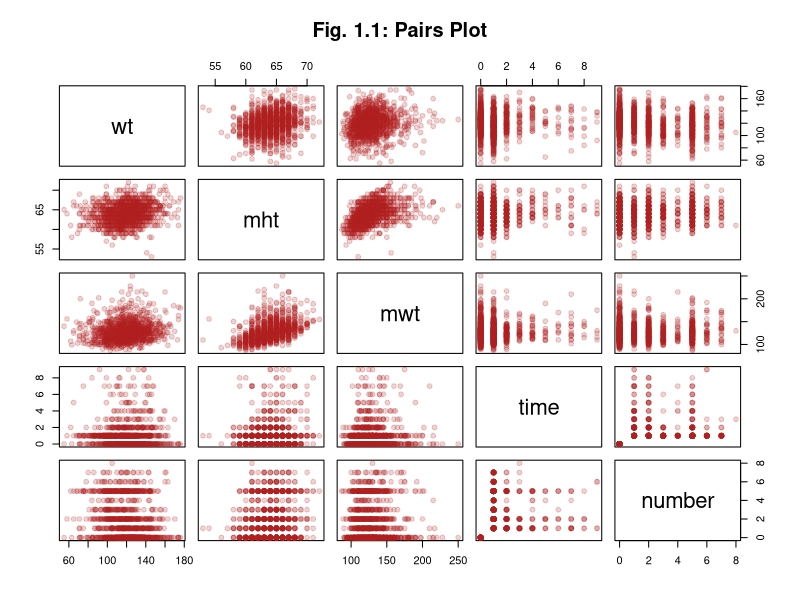
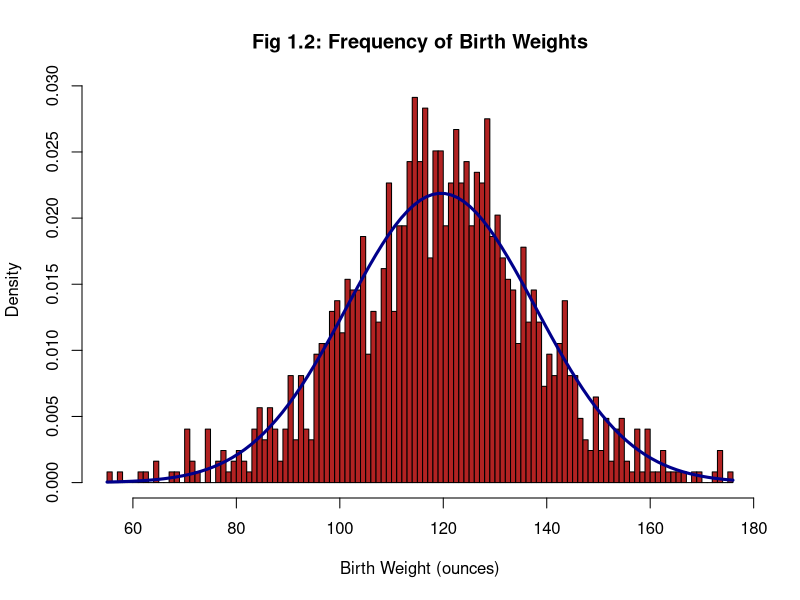
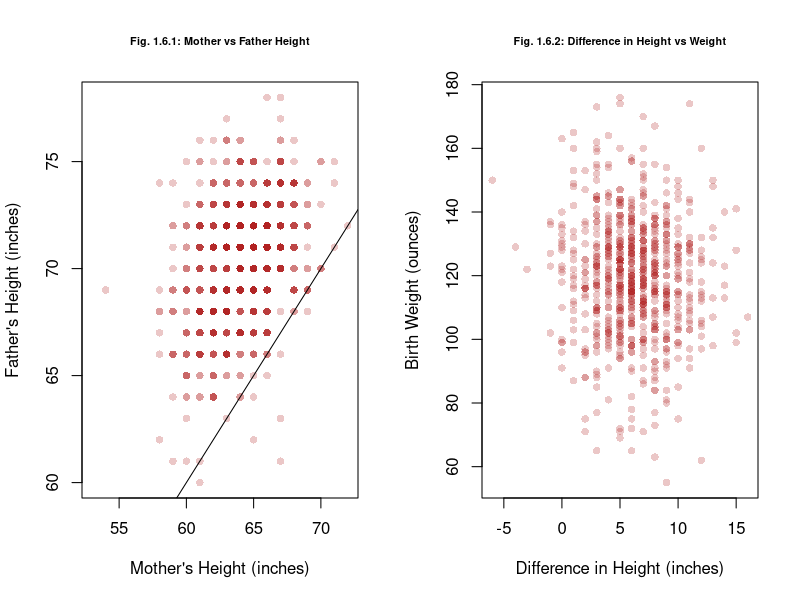
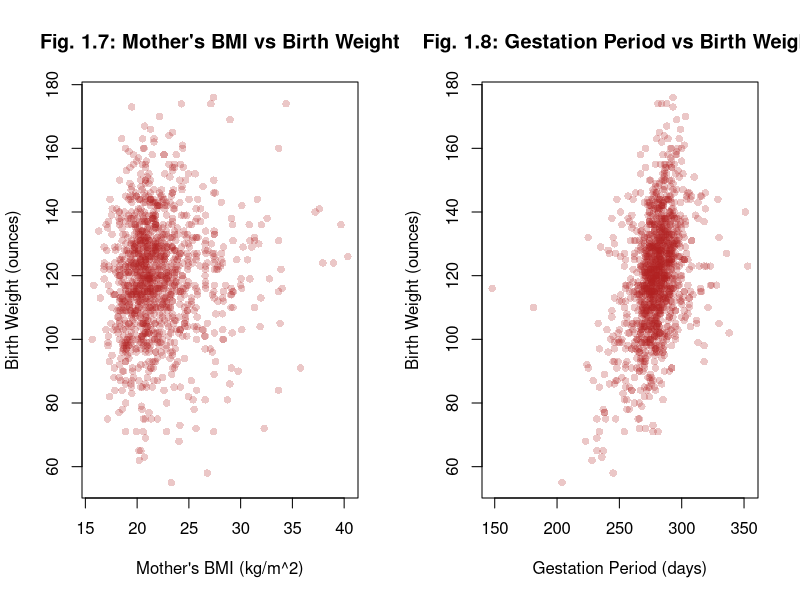
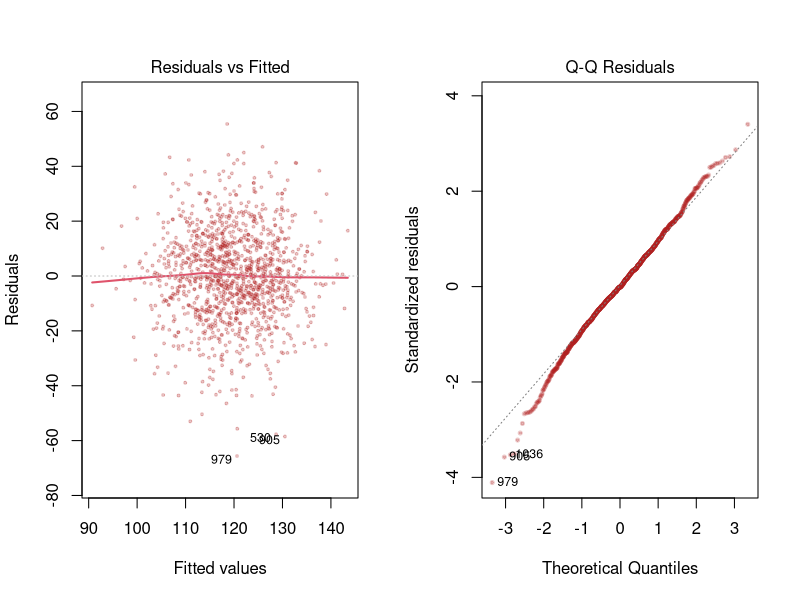
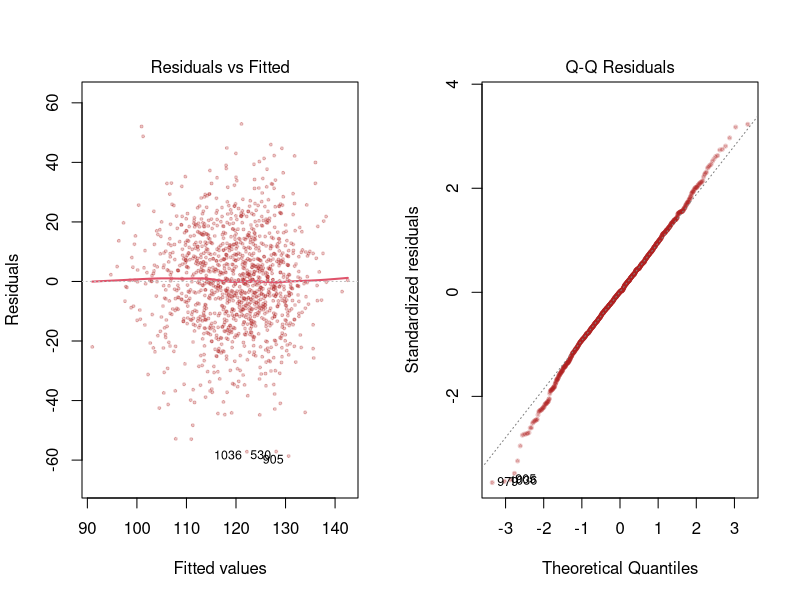
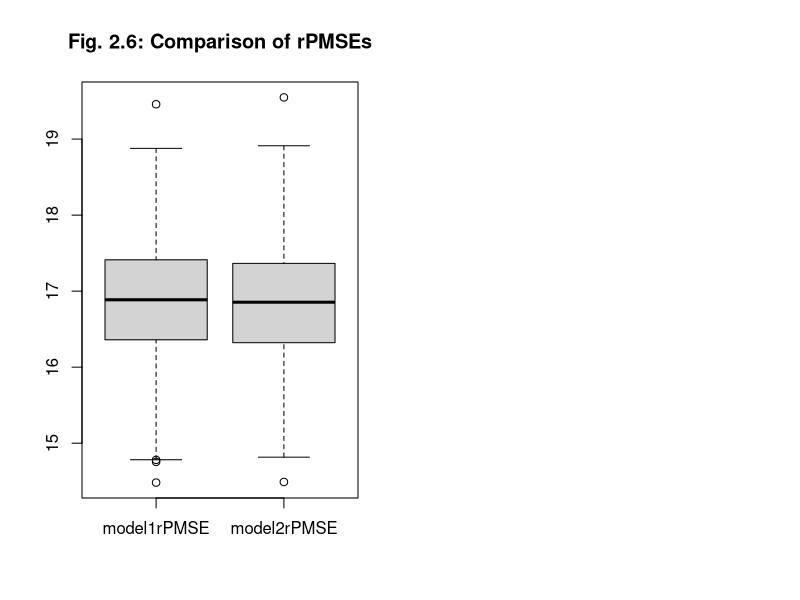
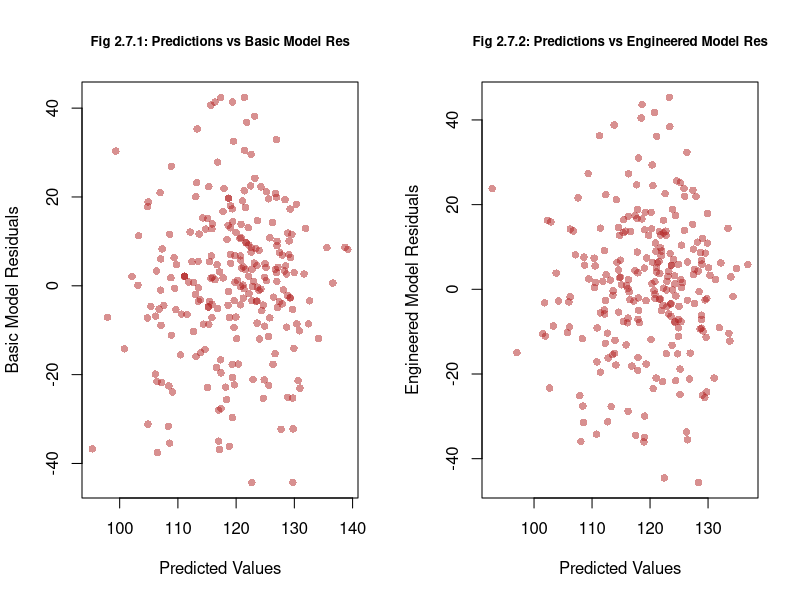

Source code (R) for these figures, in order:
## ---- chunk 1
# Knitr Configuration
knitr::opts_chunk$set(
  comment = NA,
  cache = TRUE,
  include = TRUE,
  echo = FALSE,
  results = "markup",
  fig.show = "asis",
  fig.height = 3.2,
  fig.align = "center"
)
## ---- chunk 2
# Define all the functions and constants used later

# Category names for Ethnicity variates
ethLabels <- c(
  "Caucasian",
  "Mexican",
  "African-American",
  "Asian",
  "Mixed",
  "Other"
)

# Category names for Education variates
edLabels <- c(
  "Elementary School",
  "Middle School",
  "High School",
  "High School + Trade School",
  "High School + Some College",
  "College Graduate",
  "Trade School",
  "High School Unclear"
)

# Number of imputed datasets
k <- 5

# Unit conversion factors
poundsToKg <- 0.453592
inchesToM <- 0.0254

# The boundaries for BMI categories ("Pregnancy weight gain: What's healthy?", 2017)

underweightNormalBoundary <- 18.5
normalOverweightBoundary <- 25
overweightObeseBoundary <- 30

# Use test 20% for test set in cross validation
testSetRatio = 0.2

# Number of cross-validation trials
# "Usually about a thousand is fine" - M. Lysy, Nov. 27, 2018
m <- 1000
## ---- chunk 3
# Input: bmi - a BMI
# Output: TRUE/FALSE depending on if the BMI falls into category in function name
isUnderweight <- function (bmi) bmi < underweightNormalBoundary
isNormal <- function (bmi) bmi < normalOverweightBoundary &
                           bmi >= underweightNormalBoundary
isOverweight <- function (bmi) bmi < overweightObeseBoundary &
                               bmi >= normalOverweightBoundary
isObese <- function (bmi) bmi >= overweightObeseBoundary

# Input: wtLbs - weight in pounds
#        htIn - height in inches
# Output: (double) BMI
bmi <- function (wtLbs, htIn) (wtLbs * poundsToKg) / (htIn * inchesToM)^2
## ---- chunk 4
# Roughly translate the "number" category to a floating point
# number of the actual number of cigarettes smoked
# Input: number - raw value for 'number' variable
# Output: (double) approximation of the number of individual cigarettes smoked per day
numCigs <- function (number) (number > 0 & number <= 4) * (5 * number - 2.5) +
                             (number > 4) * (10 * number - 25.5)
## ---- chunk 5
# Decode most categorical variates and encode them as labelled factors
# Decodes 'number' and converts it to a float using numCigs
# Decodes 'income' and converts it so a factor with 3 broader categories
# Returns a new data frame and does not modify the given one
# Input: birthsDataset - an imputed births dataset
# Output: a new data frame with factor encoded categorical variables
decodeBirthVariates <- function (birthsDataset) {
  newDataset = data.frame(birthsDataset)

  newDataset$meth <- cut(
    birthsDataset$meth,
    breaks = c(0, 5:10), 
    labels = ethLabels,
    right = TRUE,
    include.lowest= TRUE
  )

  newDataset$med <- cut(
    birthsDataset$med,
    breaks = 0:8, 
    labels = edLabels,
    right = FALSE
  )

  newDataset$feth <- cut(
    birthsDataset$feth,
    breaks = c(0, 5:10),
    labels = ethLabels,
    right = TRUE,
    include.lowest= TRUE
  )

  newDataset$fed <- cut(
    birthsDataset$fed,
    breaks = 0:8, 
    labels = edLabels,
    right = FALSE
  )

  newDataset$smoke <- cut(
    birthsDataset$smoke,
    breaks = 0:4, 
    labels = c(
      "Never",
      "Smokes Now",
      "Until Pregnancy",
      "Doesn't Smoke Anymore"
    ),
    right = FALSE
  )

  newDataset$marital <- cut(
    birthsDataset$marital,
    breaks = 0:5,
    labels = c(
      "Married",
      "Legally Separated",
      "Divorced",
      "Widowed",
      "Never Married"
    )
  )

  newDataset$number <- numCigs(birthsDataset$number)

  newDataset$time <- cut(
    birthsDataset$time,
    breaks = 0:10,
    labels = c(
      "Never Smoked",
      "Still Smokes",
      "During Pregnancy",
      "Less Than A Year",
      "1-2 Years",
      "2-3 Years",
      "3-4 Years",
      "5-9 Years",
      "More Than 10 Years",
      "Quit But Don't Know When"
    ),
    right = FALSE
  )

  newDataset$income <- cut(
    birthsDataset$income,
    breaks = c(0, 1, 2, 10),
    labels = c(
      "Under 2500",
      "2500-4999",
      "Over 5000"
    ),
    right = FALSE
  )

  newDataset
}
## ---- chunk 6
# Input: time - time since quitting smoking in original integer encoding
#        number - number of cigarettes smoked in original integer encoding
#        impactHalfLife - the half-life of the smoking impact as it decays after quitting
# Output: (doubel) our custom smoking impact variate
smokingImpact <- function (time, number, impactHalfLife) {
  # Take the average of the bounds of the range of cigarettes smoked by a given category
  # as the approximate exact number of cigarettes smoked per day
  activeSmokingImpact = log(
    numCigs(number) +
    (number == 0) * 1 # This term guarantees a value of 0 for non-smokers (0 = log(1))
  )
  
  # Approximate a scalar number of years since quiting based on the categorical variable
  yearsQuit = (time >= 3) * (-2.5 + time) + (time >= 7) * (-18.5 + 3 * time)
  # Time = 1 or 2 are special cases with 0 decay
  yearsQuit = yearsQuit * (time >= 3)
  
  decayedSmokingImpact = activeSmokingImpact * 2^(-yearsQuit / impactHalfLife)
  
  decayedSmokingImpact
}
## ---- chunk 7
# Input: imputedBirthsDataset - an imputed births dataset
#        impactHalfLife - the half-life parameter to supply when computing smokingImpact
# Output: a new data frame with factor encoded categorical variables and new engineered features
craftFeatures <- function (imputedBirthsDataset, impactHalfLife = 2) {
  newDataset = decodeBirthVariates(imputedBirthsDataset)

  # Note: This treats parents of "Other" ethnicity
  # as the same ethnicity though they may not be
  newDataset$sameEth <- factor(
    (imputedBirthsDataset$meth != 9 & # If they are both "Mixed" then it is like two
                                      # parents of different ethnicities
     imputedBirthsDataset$meth == imputedBirthsDataset$feth) |
    # Both Caucasian
    (imputedBirthsDataset$meth < 6 & imputedBirthsDataset$feth < 6),
    labels = c("Different", "Same")
  )
  
  newDataset$htDiff <- newDataset$fht - newDataset$mht
    
  # If a mother is having her first child after 40,
  # we say that she is becoming a mother late in life
  newDataset$lateMom <- factor(
    newDataset$parity == 0 & newDataset$mage >= 40,
    labels = c("Not late", "Late")
  )

  newDataset$mBMI <- bmi(newDataset$mwt, newDataset$mht)
  
  # Multiplying by 1, 2, and 3 to give integer encoding of
  # categories which are then changed to a factor
  newDataset$mBMICategory <- factor(
    1 * isNormal(newDataset$mBMI)
      + 2 * isOverweight(newDataset$mBMI)
      + 3 * isObese(newDataset$mBMI),
    labels = c("Underweight", "Normal", "Overweight", "Obese")
  )
  
  newDataset$smokingImpact <- smokingImpact(
    imputedBirthsDataset$time,
    imputedBirthsDataset$number,
    impactHalfLife
  )
  
  newDataset
}
## ---- chunk 8
# Input: model - a model
#        datasets - a collection of imputed datasets
# Output: (float) the average AIC of the model across the given datasets
meanAIC <- function (model, datasets) mean(sapply(
  datasets,
  function (dataset) AIC(update(model, data = dataset))
))
## ---- chunk 9
# Input: datasets - a collection of imputed datasets
#        predictedVar - the variables to be predicted by the model
#        excludedVars - variables in the datasets to be ignored in model selection
#        specialTerms - specific terms to be allowed in the model (overrides exlusion)
# Output: an automatically selected model which fits predictedVar with variables
#         from the dataset
selectModel <- function (
  datasets,
  predictedVar,
  excludedVars = c(),
  specialTerms = c()
) {
  selectedModelMeanAIC = .Machine$integer.max
  selectedModel = NULL
  
  # Fit a model against each dataset and keep with one which performs best on all
  for (dataset in datasets) {
    M0 = lm(wt ~ 1, data = dataset)
    Mmax = lm(
      # Write maximal formula with interaction effects between all vars not excluded,
      # with added special terms on their own
      formula(paste(
        predictedVar,
        "~",
        "(.",
        Reduce(
          function (l, r) paste(l, r),
          Map(function (term) paste("-", term), excludedVars),
          ""
        ),
        ")^2",
        Reduce(
          function (l, r) paste(l, r),
          Map(function (term) paste("+", term), specialTerms),
          ""
        )
      )),
      data = dataset
    ) 
  
    candidateModel = step(
      lm(wt ~ 1, data = dataset),
      scope = list(lower = M0, upper = Mmax),
      direction = "both",
      trace = 0
    )
  
    candidateModelMeanAIC = meanAIC(candidateModel, datasets)
  
    if (candidateModelMeanAIC < selectedModelMeanAIC) {
      selectedModel = update(candidateModel, data = dataset)
      selectedModelMeanAIC = candidateModelMeanAIC
    }
  }
  
  selectedModel
}
## ---- chunk 10
# Input: model1 - a model
#        model2 - a model
#        datasets - datasets to cross-validate the models on
# Output: the rPMSE for each model on each cross-validation trial,
#         as well as a sample of actual values, predictions, and residuals
#         from the final trial
crossValidate <- function (model1, model2, datasets) {
  model1rPMSE <- vector(mode = "numeric", length = m)
  model2rPMSE <- vector(mode = "numeric", length = m)

  for (i in 1:m) {
    chosenSet = datasets[[1 + i %% k]]
    Ntotal = nrow(chosenSet)
    Ntest = floor(Ntotal * testSetRatio)
    outOfSampleIndices = sample(Ntotal, Ntest)
    trainSet = chosenSet[-outOfSampleIndices, ]
    testSet = chosenSet[outOfSampleIndices, ]
    
    model1 = update(model1, data = trainSet)
    model2 = update(model2, data = trainSet)
    outOfSamplePredictions1 = predict(model1, newdata = testSet)
    outOfSamplePredictions2 = predict(model2, newdata = testSet)
    predictionErrors1 = (testSet$wt - outOfSamplePredictions1) ^ 2
    predictionErrors2 = (testSet$wt - outOfSamplePredictions2) ^ 2
    model1rPMSE[i] <- sqrt(sum(predictionErrors1) / Ntest)
    model2rPMSE[i] <- sqrt(sum(predictionErrors2) / Ntest)
  }
  
  list(
    rPMSEs = data.frame(model1 = model1rPMSE, model2 = model2rPMSE),
    actual = testSet$wt,
    predictions = data.frame(
      model1 = outOfSamplePredictions1,
      model2 = outOfSamplePredictions2
    ),
    residuals = data.frame(
      model1 = outOfSamplePredictions1 - testSet$wt,
      model2 = outOfSamplePredictions2 - testSet$wt
    )
  )
}
## ---- chunk 11
# Import dataset
births <- read.csv("chds_births.csv")
## ---- chunk 12
# The occurrences of marital == 0 are likely transcription errors.
# Replace them with NAs
mendedBirths <- data.frame(births)
mendedBirths[mendedBirths$marital == 0, "marital"] <- NA
## ---- chunk 13
# Suppress library warnings
options(warn=-1)

# Multiple Imputation
library(mice, quietly = TRUE)

# For consistency
set.seed(331)

multiplyImputedBirths <- mice(
  mendedBirths,
  m = k,
  method = "pmm",
  printFlag = FALSE
)

# Gather the imputed datasets
imputedBirths <- lapply(1:k, function(i) complete(multiplyImputedBirths, i))
## ---- chunk 14
# Decode the categorical variables into factors and replace number with
# numCigs so that we don't get linearly dependent categories for never smoked
# and smoked 0 cigarettes
decodedImputedBirths <- lapply(imputedBirths, decodeBirthVariates)
## ---- chunk 15
# The candidate values for half life
halfLifeValues <- seq(0.1, 10, by = 0.1)

# The half life value which maximized multiple R squared
optimalImpactHalfLife <- 0.1 * which.max(sapply(
  halfLifeValues,
  function (halfLife) summary(lm(
    wt ~ smokingImpact + time + numCigs,
    data = data.frame(
      wt = imputedBirths[[1]]$wt,
      time = imputedBirths[[1]]$time,
      numCigs = numCigs(
        imputedBirths[[1]]$number
      ),
      smokingImpact = smokingImpact(
        imputedBirths[[1]]$time,
        imputedBirths[[1]]$number,
        impactHalfLife = halfLife
      )
    )
  ))$r.squared
))

paste("Optimal impact half life:", optimalImpactHalfLife)
## ---- chunk 16
library(purrr) # Needed for the function 'partial' used below
# Create datasets with our engineered features and the previous factor
# transformations from decodeImputedBirths as well, using the optimized
# impact half life value
engineeredFeatureBirths <- lapply(
  imputedBirths,
  partial(craftFeatures, impactHalfLife = optimalImpactHalfLife)
)
## ---- chunk 17
pairs(
  births[c("wt", "mht", "mwt", "time", "number")],
  col = adjustcolor("firebrick", 0.2),
  pch = 19,
  main = "Fig. 1.1: Pairs Plot"
)
## ---- chunk 18
h<- hist(
  births$wt,
  breaks = 100,
  freq = FALSE,
  col = "firebrick",
  main = "Fig 1.2: Frequency of Birth Weights",
  xlab = "Birth Weight (ounces)",
  mar = c(1, 4, 1, 2) + 0.1
) 

curve(
  dnorm(x, mean(births$wt), sd(births$wt)),
  add = TRUE,
  lwd = 3, 
  col = "darkblue"
)
## ---- chunk 19
par(mfrow = c(1,2))
plot(
  births$mht,
  births$fht,
  col = adjustcolor("firebrick", 0.25),
  pch = 16,
  main = "Fig. 1.6.1: Mother vs Father Height",
  cex.main = 0.75,
  xlab = "Mother's Height (inches)",
  ylab = "Father's Height (inches)",
  cex.main = 0.65
)
abline(coef = c(0, 1))
plot(
  births$fht - births$mht,
  births$wt,
  pch = 16,
  col = adjustcolor("firebrick", 0.25),
  main = "Fig. 1.6.2: Difference in Height vs Weight",
  cex.main = 0.75,
  xlab = "Difference in Height (inches)",
  ylab = "Birth Weight (ounces)",
  cex.main = 0.65
)

mean(imputedBirths[[1]][imputedBirths[[1]]$mht > imputedBirths[[1]]$fht, "wt"])
mean(imputedBirths[[1]][imputedBirths[[1]]$mht <= imputedBirths[[1]]$fht, "wt"])
## ---- chunk 20
plot(
  bmi(births$mwt, births$mht),
  births$wt,
  pch = 16,
  col = adjustcolor("firebrick", 0.25),
  main = "Fig. 1.7: Mother's BMI vs Birth Weight",
  xlab = "Mother's BMI (kg/m^2)",
  ylab = "Birth Weight (ounces)"
)
## ---- chunk 21
plot(
  births$gestation,
  births$wt,
  col = adjustcolor("firebrick", 0.25),
  main = "Fig. 1.8: Gestation Period vs Birth Weight",
  xlab = "Gestation Period (days)",
  ylab = "Birth Weight (ounces)",
  pch = 16
)
## ---- chunk 22
paste("Table 1.9: Number of Occurrences per Marital Status category")
summary(factor(births$marital))
## ---- chunk 23
N <- nrow(mendedBirths)

paste("Table 1.10: Fraction of NAs by Variable")
round(
  sapply(
    colnames(mendedBirths),
    function (colname) sum(is.na(mendedBirths[colname])) / N
  ),
  2
)
nrow(na.omit(
  mendedBirths[, !(colnames(mendedBirths) %in% c("fht", "fwt", "income"))]
)) / N
## ---- chunk 24
basicBirthWeightModel <- selectModel(
  decodedImputedBirths,
  "wt",
  excludedVars = c("gestation", "smoke", "marital"),
  specialTerms = c("marital")
)
basicBirthWeightModelMeanAIC <- meanAIC(basicBirthWeightModel, decodedImputedBirths)
basicBirthWeightModel$call
## ---- chunk 25
engineeredBirthWeightModel <- selectModel(
  engineeredFeatureBirths,
  "wt",
  excludedVars = c("gestation", "smoke", "time", "fht", "mBMICategory", "income",
                   "marital", "med", "fed", "meth", "feth", "htDiff", "lateMom"),
  specialTerms = c("time", "fht", "mBMICategory", "income",
                   "marital", "med", "fed", "meth", "feth", "htDiff", "lateMom")
)
engineeredBirthWeightModelMeanAIC <- meanAIC(
  engineeredBirthWeightModel,
  engineeredFeatureBirths
)
engineeredBirthWeightModel$call
## ---- chunk 26
# residual standard error
basicRes <- summary(basicBirthWeightModel)$sigma
enginRes <- summary(engineeredBirthWeightModel)$sigma

#R squared calculation
basicRsquared <- summary(basicBirthWeightModel)$r.squared
enginRsquared <- summary(engineeredBirthWeightModel)$r.squared

#R squared adjusted
basicARsquared <- summary(basicBirthWeightModel)$adj.r.squared
enginARsquared <- summary(engineeredBirthWeightModel)$adj.r.squared

summaryTable <- data.frame(
  c(basicRes, enginRes),
  c(basicRsquared, enginRsquared),
  c(basicARsquared, enginARsquared)
)
colnames(summaryTable) <- c("Residual Standard Error", "R Squared", "Adjusted R Squared")
rownames(summaryTable) <- c("Basic Model", "Engineered Model")
summaryTable 
## ---- chunk 27
layout(matrix(c(1, 2, 4, 5), 1, 2, byrow = TRUE))
plot(
  basicBirthWeightModel,
  cex = 0.4,
  which = c(1, 2),
  pch = 19,
  col = adjustcolor("firebrick", 0.25),
  lwd = 2,
  main = NULL
)
## ---- chunk 28
layout(matrix(c(1, 2, 4, 5), 1, 2, byrow = TRUE))
plot(
  engineeredBirthWeightModel,
  cex = 0.4,
  which = c(1, 2),
  pch = 19,
  col = adjustcolor("firebrick", 0.25),
  lwd = 2,
  main = NULL
)
## ---- chunk 29
press1 <- resid(basicBirthWeightModel) / (1 - hatvalues(basicBirthWeightModel)) 
press2 <- resid(engineeredBirthWeightModel) / (1 - hatvalues(engineeredBirthWeightModel))
AIC1 <- c("Basic", "Engineered")

#display results
disp <- rbind(
  AIC = c(
    engineeredBirthWeightModelMeanAIC,
    basicBirthWeightModelMeanAIC),
    PRESS = c(sum(press1^2), sum(press2^2)
  )
)
colnames(disp) <- c("Basic", "Engineered")
disp
## ---- chunk 30
cvResults <- crossValidate(
  basicBirthWeightModel,
  engineeredBirthWeightModel,
  engineeredFeatureBirths
)
## ---- chunk 31
rPMSEs <- cvResults$rPMSEs
PMSETable <- data.frame(
  c(
    mean(rPMSEs$model1),
    sd(rPMSEs$model1)
  ),
  c(
    mean(rPMSEs$model2),
    sd(rPMSEs$model2)
  )
)
colnames(PMSETable) <- c("Basic Model", "Engineered Model")
rownames(PMSETable) <- c("Mean", "SD")
PMSETable
## ---- chunk 32
boxplot(
  list(model1rPMSE = rPMSEs$model1, model2rPMSE = rPMSEs$model2), 
  main = "Fig. 2.6: Comparison of rPMSEs"
)

layout(matrix(c(1, 2, 4, 5), 1, 2, byrow = TRUE))
plot(
  cvResults$predictions$model1,
  cvResults$residuals$model1,
  main = "Fig 2.7.1: Predictions vs Basic Model Res",
  cex.main = 0.8,
  col = adjustcolor("firebrick", 0.5),
  xlab = "Predicted Values",
  ylab = "Basic Model Residuals",
  pch = 16
)
plot(
  cvResults$predictions$model2,
  cvResults$residuals$model2,
  main = "Fig 2.7.2: Predictions vs Engineered Model Res",
  cex.main = 0.8,
  col = adjustcolor("firebrick", 0.5),
  xlab = "Predicted Values",
  ylab = "Engineered Model Residuals",
  pch = 16
)
## ---- chunk 33
par(mfrow = c(1, 2))
qqnorm(
  cvResults$residuals$model1,
  main = "Fig. 2.8.1: Normal Q-Q Plot for Basic",
  cex.main = 0.85,
  pch = 16,
  col = adjustcolor("firebrick", 0.5)
)
abline(a = 0, b = 20, lty = 2, lwd = 2, col = "blue")

qqnorm(
  cvResults$residuals$model2,
  main = "Fig. 2.8.2: Normal Q-Q Plot for Engineered",
  cex.main = 0.85,
  pch = 16,
  col = adjustcolor("firebrick", 0.5)
)
abline(a = 0, b = 20, lty = 2, lwd = 2, col = "blue")
## ---- chunk 34
# Reconfigure Knitr for Appendix
knitr::opts_chunk$set(include = TRUE, echo = TRUE, eval = FALSE)
## ---- chunk 35

## ---- chunk 36

## ---- chunk 37

## ---- chunk 38

## ---- chunk 39

## ---- chunk 40

## ---- chunk 41

## ---- chunk 42

## ---- chunk 43

## ---- chunk 44

## ---- chunk 45

## ---- chunk 46

## ---- chunk 47

## ---- chunk 48

## ---- chunk 49

## ---- chunk 50

## ---- chunk 51

## ---- chunk 52
plot(
  births$meth,
  births$wt,
  col = adjustcolor("firebrick", 0.25),
  pch = 16,
  main = "Fig 1.3: Mother's Ethnicity vs Birth Weight",
  xlab = "Mother's Ethnicity",
  ylab = "Birth Weight (ounces)",
  mar = c(1, 4, 1, 2) + 0.1
)
## ---- chunk 53
plot(
  births$parity,
  births$wt,
  pch = 16,
  col = adjustcolor("firebrick", 0.25),
  main = "Fig. 1.4: Parity vs Birth Weight",
  xlab = "Parity",
  ylab = "Birth Weight (ounces)"
)
## ---- chunk 54
par(mfrow = c(1, 2))
plot(
  births$med,
  births$wt,
  col = adjustcolor("firebrick", 0.25),
  pch = 16,
  cex.main = 0.75,
  cex.lab = 0.75,
  main = "Fig 1.5.1: Mother's Education vs Birth Weight",
  xlab = "Mother's Education",
  ylab = "Birth Weight (ounces)"
)
plot(
  births$fed,
  births$wt,
  col = adjustcolor("firebrick", 0.25),
  pch = 16,
  cex.main = 0.75,
  cex.lab = 0.75,
  main = "Fig. 1.5.2: Father's Education vs Birth Weight",
  xlab = "Father's Education",
  ylab = "Birth Weight (ounces)"
)
plot(
  births$mage,
  births$wt,
  pch = 16,
  cex.main = 0.75,
  cex.lab = 0.75,
  col = adjustcolor("firebrick", 0.25),
  main = "Fig. 1.5.3: Mother's Age vs Birth Weight",
  xlab = " Mother's Age",
  ylab = "Birth Weight (ounces)"
)
plot(
  births$income,
  births$wt,
  pch = 16,
  cex.main = 0.75,
  cex.lab = 0.75,
  col = adjustcolor("firebrick", 0.25),
  main = "Fig. 1.5.4: Household Income vs Birth Weight",
  xlab = "Household Income (USD)",
  ylab = "Birth Weight (ounces)"
)
## ---- chunk 55

## ---- chunk 56

## ---- chunk 57

## ---- chunk 58

## ---- chunk 59

## ---- chunk 60

## ---- chunk 61

## ---- chunk 62

## ---- chunk 63

## ---- chunk 64

## ---- chunk 65

## ---- chunk 66

## ---- chunk 67
qqplot(
  cvResults$predictions$model1,
  cvResults$actual,
  main = "Q-Q Plot",
  xlab = "Predicted Values",
  ylab = "Actual Values"
)
abline(a = 0, b = 1, lty = 2, col = "red")

qqplot(
  cvResults$predictions$model2,
  cvResults$actual,
  main = "Q-Q Plot",
  xlab = "Predicted Values",
  ylab = "Actual Values"
)
abline(a = 0, b = 1, lty = 2, col = "red")
## ---- chunk 68
plot(basicBirthWeightModel, cex = 0.4, which = c(4, 4), pch = 19, lwd = 2, main = NULL)
## ---- chunk 69
plot(engineeredBirthWeightModel, cex = 0.4, which = c(4, 4), pch = 19, lwd = 2, main = NULL)
## ---- chunk 70
# Basic coefficients
basicCoeff <- data.frame(summary(basicBirthWeightModel)$coefficients)

format(round(basicCoeff, 3), digits = 2, scientific = FALSE)
## ---- chunk 71
# Engineered coefficients
enginCoeff <- data.frame(summary(engineeredBirthWeightModel)$coefficients)
format(round(enginCoeff, 3), digits = 2, scientific = FALSE)
## ---- chunk 72
plot(engineeredBirthWeightModel, cex = 0.4, which = c(1, 2, 3), pch = 19, lwd = 2, main = NULL)
## ---- chunk 73
# Percentage of entries in each category for time
percentTime <- data.frame(c(0, 1, 2, 3, 4, 5, 6, 7, 8, 9), 
           sapply(0:9, function(i) sum(na.omit(births$time == i))/N))
colnames(percentTime) <- c("Category Corresponding to Time", "Percentage of the Population")
percentTime
## ---- chunk 74

## ---- chunk 75

## ---- chunk 76
